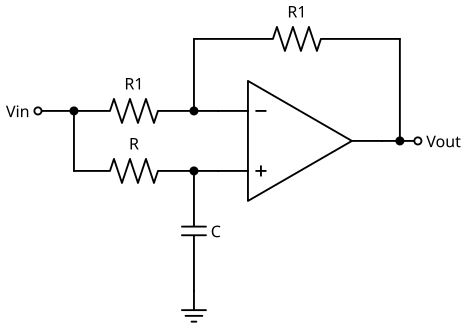

Write Python code to recreate this figure.
# SPDX-License-Identifier: MIT
"""First-order all-pass filter: H = (1 - sRC) / (1 + sRC) (two equal resistors R1)."""
import sys
import pathlib

sys.path.insert(0, str(pathlib.Path(__file__).resolve().parents[2] / "tools"))
from drawing import setup_drawing  # noqa: E402
import schemdraw.elements as elm  # noqa: E402

with setup_drawing(show=False) as d:
    op = d.add(elm.Opamp(leads=True))
    d.add(elm.Line().at(op.in1).left(0.5))
    n = d.here
    d.add(elm.Dot())
    d.add(elm.Resistor().left().label("R1"))
    vin = d.here
    d.add(elm.Dot())
    d.add(elm.Line().left(0.75))
    d.add(elm.Dot(open=True).label("Vin", loc="left"))
    d.add(elm.Line().at(op.out).right(0.75))
    out = d.here
    d.add(elm.Dot(open=True).label("Vout", loc="right"))
    d.add(elm.Line().at(n).up(1.5))
    d.add(elm.Resistor().tox(out[0] - 0.375).label("R1"))
    d.add(elm.Line().toy(op.out))
    d.add(elm.Dot().at((out[0] - 0.375, op.out[1])))
    # Non-inverting input: R from Vin, C to ground
    d.add(elm.Line().at(op.in2).left(0.5))
    p = d.here
    d.add(elm.Dot())
    d.add(elm.Line().at(vin).toy(p))
    d.add(elm.Resistor().right().tox(p[0]).label("R"))
    d.add(elm.Capacitor().at(p).down().label("C", loc="bottom"))
    d.add(elm.Ground())
    d.save(str(pathlib.Path(__file__).with_name("circuit.svg")))
print("wrote circuit.svg")
